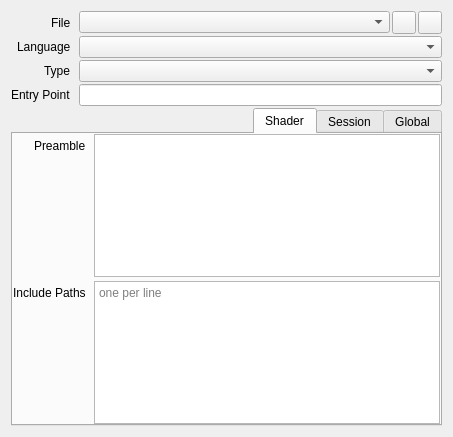
<?xml version="1.0" encoding="UTF-8"?>
<ui version="4.0">
 <class>ShaderProperties</class>
 <widget class="QWidget" name="ShaderProperties">
  <property name="geometry">
   <rect>
    <x>0</x>
    <y>0</y>
    <width>453</width>
    <height>437</height>
   </rect>
  </property>
  <layout class="QVBoxLayout" name="verticalLayout">
   <property name="spacing">
    <number>2</number>
   </property>
   <item>
    <layout class="QFormLayout" name="formLayout">
     <property name="labelAlignment">
      <set>Qt::AlignRight|Qt::AlignTrailing|Qt::AlignVCenter</set>
     </property>
     <property name="horizontalSpacing">
      <number>8</number>
     </property>
     <property name="verticalSpacing">
      <number>2</number>
     </property>
     <property name="leftMargin">
      <number>0</number>
     </property>
     <property name="topMargin">
      <number>0</number>
     </property>
     <property name="rightMargin">
      <number>0</number>
     </property>
     <property name="bottomMargin">
      <number>0</number>
     </property>
     <item row="0" column="0">
      <widget class="QLabel" name="labelFile">
       <property name="text">
        <string>File</string>
       </property>
      </widget>
     </item>
     <item row="0" column="1">
      <widget class="QWidget" name="widgetFile" native="true">
       <layout class="QHBoxLayout" name="horizontalLayout_6">
        <property name="spacing">
         <number>2</number>
        </property>
        <property name="leftMargin">
         <number>0</number>
        </property>
        <property name="topMargin">
         <number>0</number>
        </property>
        <property name="rightMargin">
         <number>0</number>
        </property>
        <property name="bottomMargin">
         <number>0</number>
        </property>
        <item>
         <widget class="ReferenceComboBox" name="file"/>
        </item>
        <item>
         <widget class="QToolButton" name="fileNew">
          <property name="toolTip">
           <string>Save As</string>
          </property>
          <property name="icon">
           <iconset resource="../resources.qrc">
            <normaloff>:/images/16x16/document-save-as.png</normaloff>:/images/16x16/document-save-as.png</iconset>
          </property>
          <property name="iconSize">
           <size>
            <width>16</width>
            <height>16</height>
           </size>
          </property>
         </widget>
        </item>
        <item>
         <widget class="QToolButton" name="fileBrowse">
          <property name="toolTip">
           <string>Open</string>
          </property>
          <property name="icon">
           <iconset resource="../resources.qrc">
            <normaloff>:/images/16x16/document-open.png</normaloff>:/images/16x16/document-open.png</iconset>
          </property>
          <property name="iconSize">
           <size>
            <width>16</width>
            <height>16</height>
           </size>
          </property>
         </widget>
        </item>
       </layout>
      </widget>
     </item>
     <item row="1" column="0">
      <widget class="QLabel" name="labelLanguage">
       <property name="text">
        <string>Language</string>
       </property>
      </widget>
     </item>
     <item row="1" column="1">
      <widget class="DataComboBox" name="language"/>
     </item>
     <item row="2" column="0">
      <widget class="QLabel" name="labelType">
       <property name="text">
        <string>Type</string>
       </property>
      </widget>
     </item>
     <item row="2" column="1">
      <widget class="DataComboBox" name="type"/>
     </item>
     <item row="3" column="0">
      <widget class="QLabel" name="labelEntryPoint">
       <property name="text">
        <string>Entry Point</string>
       </property>
      </widget>
     </item>
     <item row="3" column="1">
      <widget class="QLineEdit" name="entryPoint"/>
     </item>
    </layout>
   </item>
   <item>
    <widget class="QTabWidget" name="tabScope">
     <property name="layoutDirection">
      <enum>Qt::RightToLeft</enum>
     </property>
     <property name="currentIndex">
      <number>2</number>
     </property>
     <property name="elideMode">
      <enum>Qt::ElideRight</enum>
     </property>
     <property name="usesScrollButtons">
      <bool>false</bool>
     </property>
     <widget class="QWidget" name="tabGlobal">
      <property name="layoutDirection">
       <enum>Qt::LeftToRight</enum>
      </property>
      <attribute name="title">
       <string>Global</string>
      </attribute>
      <layout class="QHBoxLayout" name="horizontalLayout_3">
       <property name="leftMargin">
        <number>0</number>
       </property>
       <property name="topMargin">
        <number>0</number>
       </property>
       <property name="rightMargin">
        <number>0</number>
       </property>
       <property name="bottomMargin">
        <number>0</number>
       </property>
       <item>
        <layout class="QFormLayout" name="formLayout3">
         <property name="labelAlignment">
          <set>Qt::AlignRight|Qt::AlignTrailing|Qt::AlignVCenter</set>
         </property>
         <property name="horizontalSpacing">
          <number>8</number>
         </property>
         <property name="verticalSpacing">
          <number>4</number>
         </property>
         <item row="0" column="0">
          <widget class="QLabel" name="labelGlobalPreamble">
           <property name="text">
            <string>Preamble</string>
           </property>
          </widget>
         </item>
         <item row="0" column="1">
          <widget class="ExpressionEditor" name="globalPreamble">
           <property name="lineWrapMode">
            <enum>QPlainTextEdit::NoWrap</enum>
           </property>
          </widget>
         </item>
         <item row="1" column="0">
          <widget class="QLabel" name="labelGlobalIncludePaths">
           <property name="text">
            <string>Include Paths</string>
           </property>
          </widget>
         </item>
         <item row="1" column="1">
          <widget class="ExpressionEditor" name="globalIncludePaths">
           <property name="lineWrapMode">
            <enum>QPlainTextEdit::NoWrap</enum>
           </property>
           <property name="placeholderText">
            <string>one per line</string>
           </property>
          </widget>
         </item>
        </layout>
       </item>
      </layout>
     </widget>
     <widget class="QWidget" name="tabSession">
      <property name="layoutDirection">
       <enum>Qt::LeftToRight</enum>
      </property>
      <attribute name="title">
       <string>Session</string>
      </attribute>
      <layout class="QHBoxLayout" name="horizontalLayout_2">
       <property name="leftMargin">
        <number>0</number>
       </property>
       <property name="topMargin">
        <number>0</number>
       </property>
       <property name="rightMargin">
        <number>0</number>
       </property>
       <property name="bottomMargin">
        <number>0</number>
       </property>
       <item>
        <layout class="QFormLayout" name="formLayout2">
         <property name="labelAlignment">
          <set>Qt::AlignRight|Qt::AlignTrailing|Qt::AlignVCenter</set>
         </property>
         <property name="horizontalSpacing">
          <number>8</number>
         </property>
         <property name="verticalSpacing">
          <number>4</number>
         </property>
         <item row="0" column="0">
          <widget class="QLabel" name="labelSessionPreamble">
           <property name="text">
            <string>Preamble</string>
           </property>
          </widget>
         </item>
         <item row="0" column="1">
          <widget class="ExpressionEditor" name="sessionPreamble">
           <property name="lineWrapMode">
            <enum>QPlainTextEdit::NoWrap</enum>
           </property>
          </widget>
         </item>
         <item row="1" column="0">
          <widget class="QLabel" name="labelSessionludePaths">
           <property name="text">
            <string>Include Paths</string>
           </property>
          </widget>
         </item>
         <item row="1" column="1">
          <widget class="ExpressionEditor" name="sessionIncludePaths">
           <property name="lineWrapMode">
            <enum>QPlainTextEdit::NoWrap</enum>
           </property>
           <property name="placeholderText">
            <string>one per line</string>
           </property>
          </widget>
         </item>
        </layout>
       </item>
      </layout>
     </widget>
     <widget class="QWidget" name="tabShader">
      <property name="layoutDirection">
       <enum>Qt::LeftToRight</enum>
      </property>
      <attribute name="title">
       <string>Shader</string>
      </attribute>
      <layout class="QVBoxLayout" name="verticalLayout_4">
       <property name="leftMargin">
        <number>0</number>
       </property>
       <property name="topMargin">
        <number>0</number>
       </property>
       <property name="rightMargin">
        <number>0</number>
       </property>
       <property name="bottomMargin">
        <number>0</number>
       </property>
       <item>
        <layout class="QFormLayout" name="formLayout1">
         <property name="labelAlignment">
          <set>Qt::AlignRight|Qt::AlignTrailing|Qt::AlignVCenter</set>
         </property>
         <property name="horizontalSpacing">
          <number>8</number>
         </property>
         <property name="verticalSpacing">
          <number>4</number>
         </property>
         <item row="0" column="0">
          <widget class="QLabel" name="labelShaderPreamble">
           <property name="text">
            <string>Preamble</string>
           </property>
          </widget>
         </item>
         <item row="0" column="1">
          <widget class="ExpressionEditor" name="shaderPreamble">
           <property name="lineWrapMode">
            <enum>QPlainTextEdit::NoWrap</enum>
           </property>
          </widget>
         </item>
         <item row="1" column="0">
          <widget class="QLabel" name="labelShaderIncludePaths">
           <property name="text">
            <string>Include Paths</string>
           </property>
          </widget>
         </item>
         <item row="1" column="1">
          <widget class="ExpressionEditor" name="shaderIncludePaths">
           <property name="lineWrapMode">
            <enum>QPlainTextEdit::NoWrap</enum>
           </property>
           <property name="placeholderText">
            <string>one per line</string>
           </property>
          </widget>
         </item>
        </layout>
       </item>
      </layout>
     </widget>
    </widget>
   </item>
  </layout>
 </widget>
 <customwidgets>
  <customwidget>
   <class>DataComboBox</class>
   <extends>QComboBox</extends>
   <header>session/DataComboBox.h</header>
  </customwidget>
  <customwidget>
   <class>ReferenceComboBox</class>
   <extends>QComboBox</extends>
   <header>session/ReferenceComboBox.h</header>
  </customwidget>
  <customwidget>
   <class>ExpressionEditor</class>
   <extends>QPlainTextEdit</extends>
   <header>session/ExpressionEditor.h</header>
  </customwidget>
 </customwidgets>
 <resources>
  <include location="../resources.qrc"/>
 </resources>
 <connections/>
</ui>
